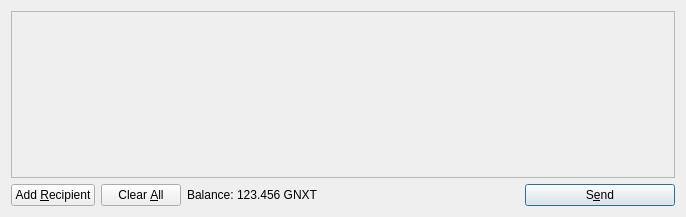
<?xml version="1.0" encoding="UTF-8"?>
<ui version="4.0">
 <class>SendCoinsDialog</class>
 <widget class="QDialog" name="SendCoinsDialog">
  <property name="geometry">
   <rect>
    <x>0</x>
    <y>0</y>
    <width>686</width>
    <height>217</height>
   </rect>
  </property>
  <property name="windowTitle">
   <string>Send Coins</string>
  </property>
  <layout class="QVBoxLayout" name="verticalLayout">
   <item>
    <widget class="QScrollArea" name="scrollArea">
     <property name="widgetResizable">
      <bool>true</bool>
     </property>
     <widget class="QWidget" name="scrollAreaWidgetContents">
      <property name="geometry">
       <rect>
        <x>0</x>
        <y>0</y>
        <width>666</width>
        <height>165</height>
       </rect>
      </property>
      <layout class="QVBoxLayout" name="verticalLayout_2">
       <property name="margin">
        <number>0</number>
       </property>
       <item>
        <layout class="QVBoxLayout" name="entries">
         <property name="spacing">
          <number>6</number>
         </property>
        </layout>
       </item>
       <item>
        <spacer name="verticalSpacer">
         <property name="orientation">
          <enum>Qt::Vertical</enum>
         </property>
         <property name="sizeHint" stdset="0">
          <size>
           <width>20</width>
           <height>40</height>
          </size>
         </property>
        </spacer>
       </item>
      </layout>
     </widget>
    </widget>
   </item>
   <item>
    <layout class="QHBoxLayout" name="horizontalLayout">
     <item>
      <widget class="QPushButton" name="addButton">
       <property name="toolTip">
        <string>Send to multiple recipients at once</string>
       </property>
       <property name="text">
        <string>Add &amp;Recipient</string>
       </property>
       <property name="icon">
        <iconset resource="../bitcoin.qrc">
         <normaloff>:/icons/add</normaloff>:/icons/add</iconset>
       </property>
       <property name="autoDefault">
        <bool>false</bool>
       </property>
      </widget>
     </item>
     <item>
      <widget class="QPushButton" name="clearButton">
       <property name="sizePolicy">
        <sizepolicy hsizetype="Minimum" vsizetype="Fixed">
         <horstretch>0</horstretch>
         <verstretch>0</verstretch>
        </sizepolicy>
       </property>
       <property name="toolTip">
        <string>Remove all transaction fields</string>
       </property>
       <property name="text">
        <string>Clear &amp;All</string>
       </property>
       <property name="icon">
        <iconset resource="../bitcoin.qrc">
         <normaloff>:/icons/remove</normaloff>:/icons/remove</iconset>
       </property>
       <property name="autoRepeatDelay">
        <number>300</number>
       </property>
       <property name="autoDefault">
        <bool>false</bool>
       </property>
      </widget>
     </item>
     <item>
      <layout class="QHBoxLayout" name="horizontalLayout_2">
       <property name="spacing">
        <number>3</number>
       </property>
       <item>
        <widget class="QLabel" name="label">
         <property name="text">
          <string>Balance:</string>
         </property>
        </widget>
       </item>
       <item>
        <widget class="QLabel" name="labelBalance">
         <property name="cursor">
          <cursorShape>IBeamCursor</cursorShape>
         </property>
         <property name="text">
          <string>123.456 GNXT</string>
         </property>
         <property name="textInteractionFlags">
          <set>Qt::LinksAccessibleByMouse|Qt::TextSelectableByKeyboard|Qt::TextSelectableByMouse</set>
         </property>
        </widget>
       </item>
      </layout>
     </item>
     <item>
      <spacer name="horizontalSpacer">
       <property name="orientation">
        <enum>Qt::Horizontal</enum>
       </property>
       <property name="sizeHint" stdset="0">
        <size>
         <width>40</width>
         <height>20</height>
        </size>
       </property>
      </spacer>
     </item>
     <item>
      <widget class="QPushButton" name="sendButton">
       <property name="minimumSize">
        <size>
         <width>150</width>
         <height>0</height>
        </size>
       </property>
       <property name="toolTip">
        <string>Confirm the send action</string>
       </property>
       <property name="text">
        <string>S&amp;end</string>
       </property>
       <property name="icon">
        <iconset resource="../bitcoin.qrc">
         <normaloff>:/icons/send</normaloff>:/icons/send</iconset>
       </property>
       <property name="default">
        <bool>true</bool>
       </property>
      </widget>
     </item>
    </layout>
   </item>
  </layout>
 </widget>
 <resources>
  <include location="../bitcoin.qrc"/>
 </resources>
 <connections/>
</ui>
